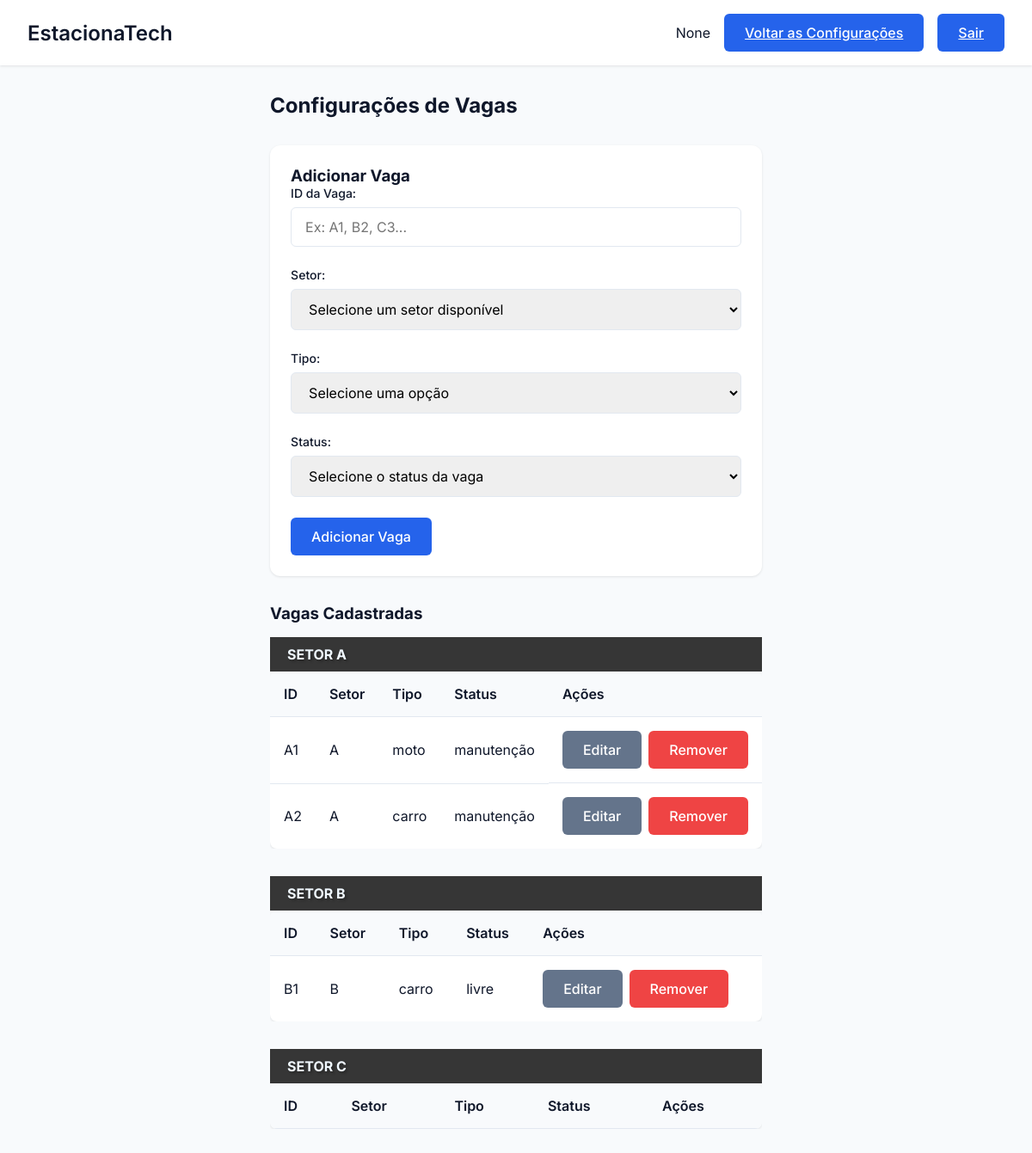
/vaga/config_vagas, run on an earlier commit of the app's database.
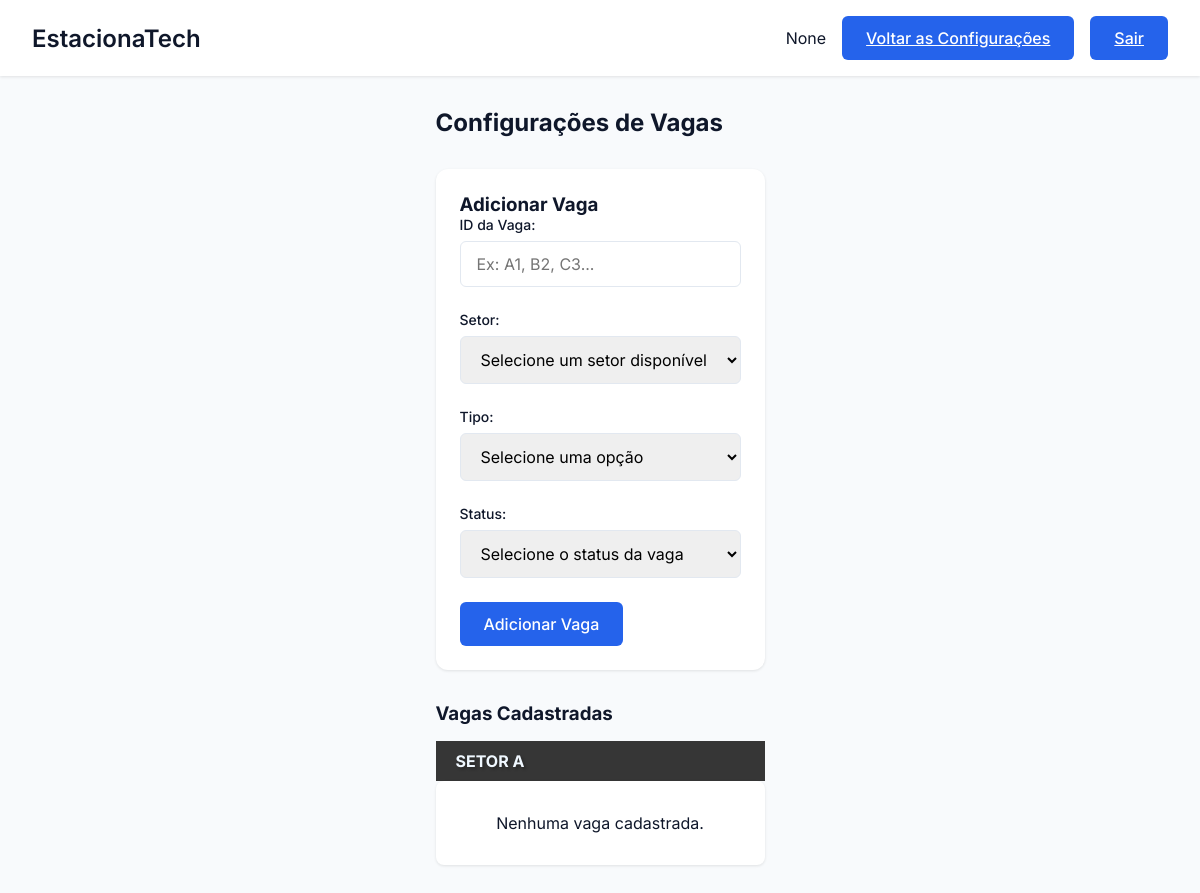
And on a later commit of the database.
### tables this page shows
CREATE TABLE Setor (
        id_setor TEXT PRIMARY KEY,
        n_vagas INTEGER NOT NULL
    );

CREATE TABLE Vaga (
        id_vaga TEXT PRIMARY KEY,
        setor TEXT NOT NULL,
        tipo TEXT NOT NULL CHECK (tipo IN ('carro', 'moto', 'deficiente', 'etc.')),
        status TEXT NOT NULL CHECK (status IN ('livre', 'ocupada', 'reservada', 'manutenção')),
        FOREIGN KEY (setor) REFERENCES Setor(id_setor)
    );

### EstacionaTech/routes/vaga_routes.py (the view)
@vaga_bp.route('/config_vagas')
def config_vagas():
    vagas = VagaController.listar_vagas()
    setores = SetorController.listar_setores()
    print(setores)
    return render_template('config_vagas.html', vagas=vagas, setores=setores)

### EstacionaTech/controllers/setor_controller.py (called while the page is built)
    @staticmethod
    def listar_setores():
        setores = Setor.listar_todos()
        return setores

### EstacionaTech/controllers/vaga_controller.py (called while the page is built)
    @staticmethod
    def listar_vagas():
        vagas= Vaga.listar_todas()
        return vagas

### EstacionaTech/database/database.py (called while the page is built)
def conectar():
    diretorio_db = "EstacionaTech/database"
    if not os.path.exists(diretorio_db):
        os.makedirs(diretorio_db)  # Criar diretório caso não exista
    return sqlite3.connect(f"{diretorio_db}/estacionatech.db")

### EstacionaTech/models/setor.py (called while the page is built)
    def listar_todos():
        conn = conectar()
        cursor = conn.cursor()
        cursor.execute("SELECT * FROM Setor")
        setores = cursor.fetchall()
        conn.close()
        return setores

### EstacionaTech/models/vaga.py (called while the page is built)
    def listar_todas():
        conn = conectar()
        cursor = conn.cursor()
        cursor.execute("SELECT * FROM vaga")
        vagas = cursor.fetchall()
        conn.close()
        return vagas

### EstacionaTech/templates/config_vagas.html (shortened to what this page needs)
<!DOCTYPE html>
<html lang="pt-BR">
<head>
    <link rel="stylesheet" href="{{ url_for('static', filename='css/estilo.css') }}">
    <link rel="stylesheet" href="{{ url_for('static', filename='css/vagas.css') }}">
</head>
<body>
    <div class="dashboard">
        <header class="dashboard-header">
            <nav class="dashboard-nav container">
                <h1 class="dashboard-title">EstacionaTech</h1>
                <div class="dashboard-user">
                    <span>{{ session.get('nome') }}</span>
                    <a href="{{ url_for('admin.configuracoes_admin') }}" class="btn btn-primary">Voltar as Configurações</a>
                    <a href="{{ url_for('auth.logout') }}" class="btn btn-primary">Sair</a>
                </div>
            </nav>
        </header>
        <main class="dashboard-content container">
            <h2>Configurações de Vagas</h2>
            <div class="dashboard-grid">
                <div class="dashboard-card">
                    <h3>Adicionar Vaga</h3>
                    <form action="{{ url_for('vaga.adicionar_vaga') }}" method="POST" class="form">
                        <div class="form-group">
                            <label class="form-label" for="id_vaga">ID da Vaga:</label>
                            <input class="form-input" type="text" id="id_vaga" name="id_vaga" required placeholder="Ex: A1, B2, C3...">
                        </div>
                        <div class="form-group">
                            <label class="form-label" for="setor">Setor:</label>
                            <select class="form-input" id="setor" name="setor" required>
                                <option value="" disabled selected>Selecione um setor disponível</option>
                            </select>
                        </div>
                        <div class="form-group">
                            <label class="form-label" for="tipo">Tipo:</label>
                            <select class="form-input" id="tipo" name="tipo" required>
                                <option value="" disabled selected>Selecione uma opção</option>
                            </select>
                        </div>
                        <div class="form-group">
                            <label class="form-label" for="status">Status:</label>
                            <select class="form-input" id="status" name="status" required>
                                <option value="" disabled selected>Selecione o status da vaga</option>
                            </select>
                        </div>
                        <button type="submit" class="btn btn-primary">Adicionar Vaga</button>
                    </form>
                </div>
            </div>
            <h3 class="section-title">Vagas Cadastradas</h3>
            {% for setor in setores %}
                <h4 class="setor-section-title"> SETOR {{ setor[0] }}</h4>
            {% if vagas and vagas|length > 0 %}
                <div class="table-container">
                    <table class="table">
                        <thead>
                            <tr>
                                <th>ID</th>
                                <th>Setor</th>
                                <th>Tipo</th>
                                <th>Status</th>
                                <th>Ações</th>
                            </tr>
                        </thead>
                        <tbody>
                            {% for vaga in vagas %}
                            {% if setor[0] == vaga[1] %}
                            <tr>
                                <td>{{ vaga[0] }}</td>
                                <td>{{ vaga[1] }}</td>
                                <td>{{ vaga[2] }}</td>
                                <td>{{ vaga[3] }}</td>
                                <td class="actions">
                                    <button class="btn btn-secondary" onclick="openEditModal('{{ vaga[0] }}', '{{ vaga[1] }}', '{{ vaga[2] }}', '{{ vaga[3] }}')">Editar</button>
                                    <form action="{{ url_for('vaga.remover_vaga') }}" method="POST" class="inline-form">
                                        <button type="submit" class="btn btn-danger" onclick="return confirm('Tem certeza que deseja remover a vaga {{ vaga.id_vaga }}?')">Remover</button>
                                    </form>
                                </td>
                            </tr>
                            {% endif %}
                            {% endfor %}
                        </tbody>
                    </table>
                </div>
            {% else %}
                <p class="no-data">Nenhuma vaga cadastrada.</p>
            {% endif %}
            {% endfor %}
        </main>
    </div>
</body>
</html>

### EstacionaTech/static/css/estilo.css (style rules this page uses)
* { margin: 0; padding: 0; box-sizing: border-box; font-family: 'Inter', sans-serif; }
:root { --primary: #2563eb; --primary-dark: #1d4ed8; --secondary: #64748b; --danger: #ef4444; --success: #22c55e; --background: #f8fafc; --surface: #ffffff; --text: #0f172a; --text-light: #64748b; }
body { background-color: var(--background); color: var(--text); min-height: 100vh; }
.container { max-width: 1200px; margin: 0 auto; padding: 0 1rem; }
.form-group { margin-bottom: 1.5rem; }
.form-label { display: block; font-size: 0.875rem; font-weight: 500; margin-bottom: 0.5rem; color: var(--text); }
.form-input { width: 100%; padding: 0.75rem 1rem; border: 1px solid #e2e8f0; border-radius: 6px; font-size: 1rem; transition: all 0.2s; }
.btn { display: inline-flex; align-items: center; justify-content: center; padding: 0.75rem 1.5rem; font-size: 1rem; font-weight: 500; border-radius: 6px; cursor: pointer; transition: all 0.2s; border: none; }
.btn-primary { background-color: var(--primary); color: white; }
.dashboard { min-height: 100vh; display: grid; grid-template-rows: auto 1fr; }
.dashboard-header { background: var(--surface); padding: 1rem; box-shadow: 0 1px 3px 0 rgb(0 0 0 / 0.1); }
.dashboard-nav { display: flex; justify-content: space-between; align-items: center; }
.dashboard-title { font-size: 1.5rem; font-weight: 600; }
.dashboard-user { display: flex; align-items: center; gap: 1rem; }
.dashboard-content { padding: 2rem; }
.dashboard-grid { display: grid; grid-template-columns: repeat(auto-fit, minmax(300px, 1fr)); gap: 1.5rem; margin-top: 2rem; }
.dashboard-card { background: var(--surface); border-radius: 12px; padding: 1.5rem; box-shadow: 0 1px 3px 0 rgb(0 0 0 / 0.1); }

### EstacionaTech/static/css/vagas.css (style rules this page uses)
.section-title { margin-top: 2rem; margin-bottom: 1rem; }
.setor-section-title { text-shadow: 2px 2px 3px rgba(0, 0, 0, 0.3); background-color: #363636 ; color: #F0F8FF; padding: 10px 20px; }
.no-data { text-align: center; padding: 2rem; background-color: var(--surface); border-radius: 8px; box-shadow: 0 1px 3px 0 rgb(0 0 0 / 0.1); }

What changed in the data, as far as the page shows it:
removed Vaga: id_vaga "A1", setor "A", tipo "moto", status "manutenção"
removed Vaga: id_vaga "A2", setor "A", tipo "carro", status "manutenção"
removed Setor: id_setor "B"
removed Vaga: id_vaga "B1", setor "B", tipo "carro", status "livre"
removed Setor: id_setor "C", shows "ID"
changed Setor "A": text "ID Setor Tipo Status Ações" → "Nenhuma vaga cadastrada."
